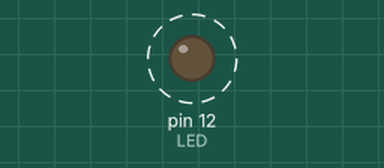
Simulated run of this sketch. Board: Arduino Uno, built with avr-gcc and run on an emulated ATmega328P. Parts: output pins drawn as LEDs (lit = HIGH). Dashed ring = blinking. What the sketch prints to the serial monitor is not drawn.

Above: at 0.02 s.
Timing chart, 0 to 3.0 s (numbered marks = the images above):
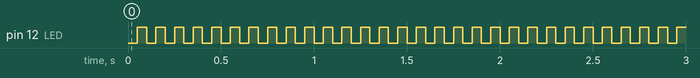

Measured:
- by itself, pin 12 (LED): alternates HIGH for 0.05 s and LOW for 0.05 s

The sketch:

test_load.ino
```cpp
#define LED 12
#define LOAD 7

#define PER 100

void setup() {
  Serial.begin(115200);Serial.print("per=");Serial.print(PER);Serial.println(" ready");
  pinMode(LED,OUTPUT);
  //pinMode(LOAD,OUTPUT);
}

void loop() {
  delay(PER/2);
  digitalWrite(LED,HIGH);//digitalWrite(LOAD,HIGH);
  delay(PER/2);
  digitalWrite(LED,LOW);//digitalWrite(LOAD,LOW);

}
```
